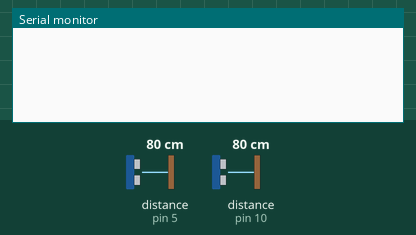
A sketch run on a simulated Arduino Uno, built with avr-gcc and run on an emulated ATmega328P. Parts: the last lines printed to the serial monitor. Wiring (inferred from the names in the program): 2 × ultrasonic range finder: trigger pin 6, echo pin 5 / trigger pin 11, echo pin 10. The test bench sets the inputs (shaded band); at power-on: distance to the obstacle (sensors on pin 5, pin 10) 80 cm. The echo pulse lasts 58.3 µs per cm.

Above: at 2.2 s.
2.3 s: distance to the obstacle (sensor on pin 5) set to 27 cm
At 2.9 s:
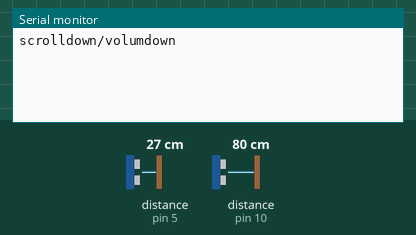
7.5 s: distance to the obstacle (sensor on pin 5) set to 2 cm
At 8.2 s:
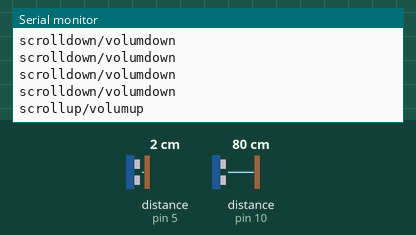

Measured:
- after the input at 2.3 s, the serial monitor: prints a new line after 0.34 s (image 1)
- after the input at 7.5 s, the serial monitor: prints a new line after 0.44 s (image 2)

The sketch:

proiect_arduino.ino
```cpp
const int trigPin1 = 11; // output pin number (sensor 1)
const int echoPin1 = 10; // input pin number (sensor 1)
const int trigPin2 = 6;  // output pin number (sensor 2)
const int echoPin2 = 5;  // input pin number (sensor 2)

////////////////////////////////// variables used for distance calculation
long duration;
int senzor1, senzor2;
float r;
unsigned long temp=0;
int temp1=0;
int l=0;
////////////////////////////////

void find_distance (void);

// this function returns the value in cm.
// we should not trigger both ultrasonic sensors at the same time.
// it could cause errors due to interference between both sound waves.
void find_distance (void)
{
  digitalWrite(trigPin1, LOW);
  delayMicroseconds(2);
  digitalWrite(trigPin1, HIGH);
  delayMicroseconds(2);
  digitalWrite(trigPin1, LOW);

  duration = pulseIn(echoPin1, HIGH, 5000); // here, pulseIn will not wait more than 5000us for the ultrasonic wave to return
                                            // (because of this it won’t measure more than 60cm).
                                            // this helps the project use gesture control within a defined space.
                                            // it will return zero if the distance is greater than 60cm
                                            // (useful if we move our hands away from the sensors).

  r = 3.4 * duration / 2;                   // calculation to get the measurement in cm using the time returned by pulseIn.
  senzor1 = r / 100.00;
  /////////////////////////////////////////upper part for the left sensor and lower part for the right sensor
  digitalWrite(trigPin2, LOW);
  delayMicroseconds(2);
  digitalWrite(trigPin2, HIGH);
  delayMicroseconds(2);
  digitalWrite(trigPin2, LOW);

  duration = pulseIn(echoPin2, HIGH, 5000);
  r = 3.4 * duration / 2;
  senzor2 = r / 100.00;
  delay(100);
}

void setup()
{
  Serial.begin(9600);
  pinMode(trigPin1, OUTPUT); // initialize the trigger and echo pins of the sensor as input and output:
  pinMode(echoPin1, INPUT);
  pinMode(trigPin2, OUTPUT);
  pinMode(echoPin2, INPUT);
  delay (1000);

}

void loop()
{
  find_distance(); // this function will store the current distance measured by the ultrasonic sensor
                   // in the global variables “senzor1” and “senzor2”.
                   // regardless of what happens, the program must continuously call this function
                   // to get the distance values in real-time.

  if(senzor2<=30 && senzor2>=15) // once we place our hand in front of the right sensor between 15 and 30 cm, this condition becomes true.
  {
    find_distance();             // store the current hand position in variable temp.
    while(senzor2<=40 || senzor2==0)    // this while loop will run until we remove the hand from the right sensor.
    {
      find_distance();                      // continuously call this function to get live data.
      if(senzor2>20 && senzor2<=35)         // this condition becomes true if we move the hand away from the right sensor
                                            // (but still in front of it). here "temp + 6" is for calibration.
      {
        Serial.println("scrolldown/volumdown");   // send “down”.
        delay (300);
      }
      else if(senzor2<10)           // this condition becomes true if we move the hand closer to the right sensor.
      {
        Serial.println("scrollup/volumup");       // send “up”.
        delay (300);
      }
    }
  }

  // Pause/Play
  if ( (senzor1>25 && senzor2>25) && (senzor1<50 && senzor2<50)) // activates when both sensors are triggered simultaneously.
  {
    Serial.println("Play/Pause");
    delay (500);
  }

  // Rewind/Forward
  // Lock Right - Control Mode
  if (senzor1>=10 && senzor1<=20)
  {
    // Hand Hold Time
    find_distance();
    if (senzor1>=10 && senzor1<=20)
    {
      Serial.println("Right Locked");
      while(senzor1<=40)
      {
        find_distance();
        if (senzor1<10 ) // Right hand pushed in
        {
          Serial.println ("Rewind");
          delay (300);
        }
        if (senzor1>20) // Right hand pulled out
        {
          Serial.println ("Forward");
          delay (300);
        }
      }
    }
  }

}
```
